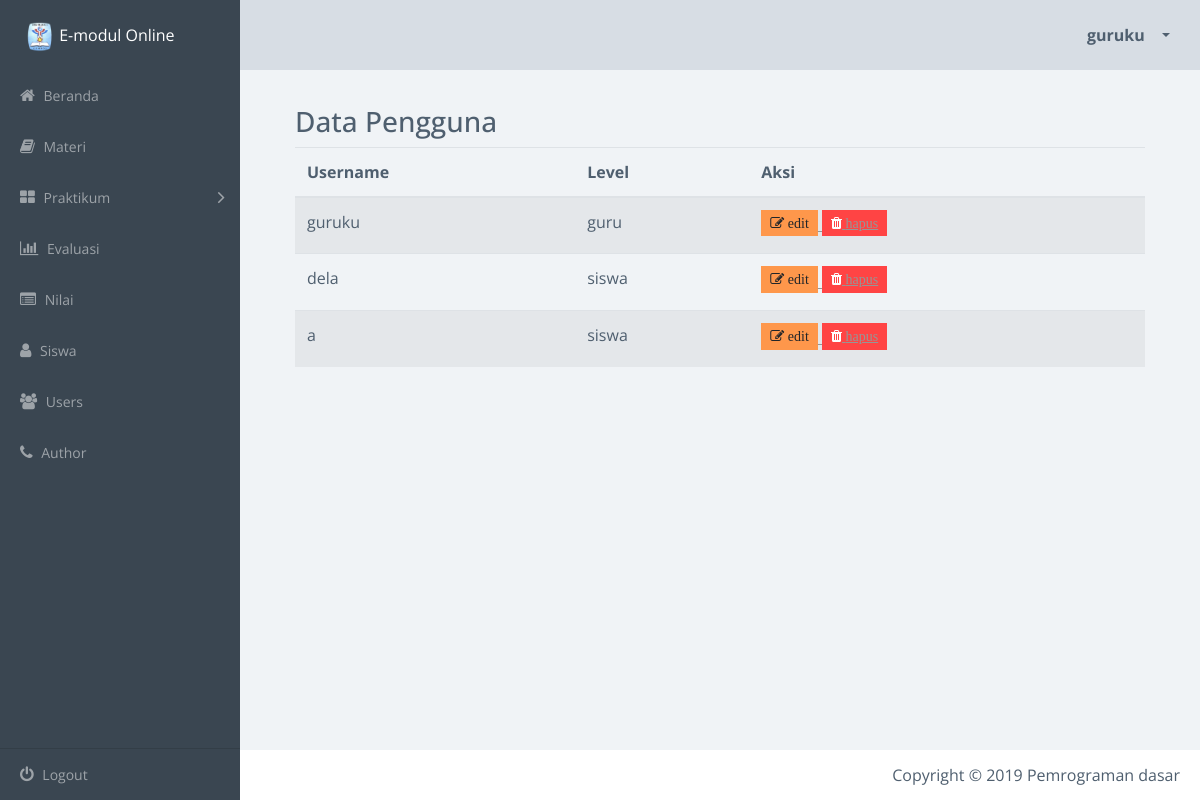
/users.php (signed in), run on the app's committed database.
### tables this page shows
CREATE TABLE `users` (
  `id_user` int(11) NOT NULL AUTO_INCREMENT,
  `nis` varchar(10) DEFAULT NULL,
  `username` varchar(100) DEFAULT NULL,
  `password` varchar(100) DEFAULT NULL,
  `level` varchar(10) DEFAULT NULL,
  `sesi` int(1) DEFAULT '1',
  PRIMARY KEY (`id_user`)
);

### users.php (the view, shortened to what this page needs)
<?php
include_once("config.php");
$result = mysqli_query($conn, "SELECT * FROM users ORDER BY id_user ASC");
?>
<!doctype html>
<html class="no-js" lang="en">
    <head>
        <link rel="stylesheet" href="css/vendor.css">
        <link rel="stylesheet" href="css/app-blue.css">
        <link rel="stylesheet" type="text/css" href="css/jquery.dataTables.min.css">
    </head>
    <body>
        <div class="main-wrapper">
            <div class="app" id="app">
                <header class="header">
                    <div class="header-block header-block-nav">
                        <ul class="nav-profile">
                            <li class="profile dropdown">
                                <a class="nav-link dropdown-toggle" data-toggle="dropdown" href="#" role="button" aria-haspopup="true" aria-expanded="false">
                                    <span class="name"> <?php echo $_SESSION['username']; ?> </span>
                                </a>
                            </li>
                        </ul>
                    </div>
                </header>
                <aside class="sidebar">
                    <div class="sidebar-container">
                        <div class="sidebar-header">
                            <div class="brand">
                                <div>
                                    <img src="assets/logosmk.png" width="30" height="30"> E-modul Online
                                </div>
                            </div>
                        </div>
                        <nav class="menu">
                            <ul class="sidebar-menu metismenu" id="sidebar-menu">
                                <li class="">
                                    <a href="index.php">
                                        <i class="fa fa-home"></i> Beranda </a>
                                </li>
                                <li class="">
                                    <a href="materi.php">
                                        <i class="fa fa-book"></i> Materi </a>
                                </li>
                                <li>
                                    <a href="">
                                        <i class="fa fa-th-large"></i> Praktikum
                                        <i class="fa arrow"></i>
                                    </a>
                                </li>
                                <li class="">
                                    <a href="evaluasi.php">
                                        <i class="fa fa-bar-chart"></i> Evaluasi  </a>
                                </li>
                                <li class="">
                                    <a href="nilai.php">
                                        <i class="fa fa-list-alt"></i> Nilai </a>
                                </li>
                                <li class="">
                                    <a href="siswa.php">
                                        <i class="fa fa-user"></i> Siswa </a>
                                </li>
                                <li class="">
                                    <a href="users.php">
                                        <i class="fa fa-users"></i> Users </a>
                                </li>
                                <li class="">
                                    <a href="author.php">
                                        <i class="fa fa-phone"></i> Author </a>
                                </li>
                            </ul>
                        </nav>
                    </div>
                    <footer class="sidebar-footer">
                        <ul class="sidebar-menu metismenu" id="customize-menu">
                            <li>
                                <a href="logout.php">
                                    <i class="fa fa-power-off"></i> Logout </a>
                            </li>
                        </ul>
                    </footer>
                </aside>
                <article class="content dashboard-page">
                    <section class="section">
                        <div class="data-table-area">
                            <div class="container">
                                <div class="row">
                                    <div class="col-lg-12 col-md-12 col-sm-12 col-xs-12">
                                        <div class="data-table-list">
                                            <div class="basic-tb-hd">
                                                <h3>Data Pengguna</h3>
                                            </div>
                                            <div class="table-responsive">
                                                <table id="data-table-basic" class="table table-striped">
                                                    <thead>
                                                        <tr>
                                                            <th>Username</th>
                                                            <th>Level</th>
                                                            <th>Aksi</th>
                                                        </tr>
                                                    </thead>
                                                    <tbody>
                                                     <?php
                                                     while($data = mysqli_fetch_array($result)) {
                                                        echo"<tr>";
                                                        echo "<td>" .$data['username']. "</td>";
                                                        echo "<td>".$data['level']."</td>";
                                                        echo "<td><a href='editUsers.php?id=$data[id_user]'><button title='edit' class='btn btn-warning btn-sm fa fa-edit'> edit </button>
                                                        <button title='hapus' class='btn btn-danger btn-sm fa fa-trash'><a href='deleteUsers.php?id=$data[id_user]'> hapus </button></td>";
                                                        echo"</tr>";
                                                    }
                                                    ?>
                                            </table>
                                        </div>
                                    </div>
                                </div>
                            </div>
                        </div>
                    </div>
                </section>
            </article>
                <footer class="footer">
                    <div class="footer-block author">
                        <ul>
                            <li>
                                Copyright &copy 2019 Pemrograman dasar
                            </li>
                        </ul>
                    </div>
                </footer>
    </body>
</html>

### data on the page
users: username "guruku", level "guru"
users: username "dela", level "siswa"
users: username "a", level "siswa"

### other printed values
$_SESSION['username'] "guruku"
